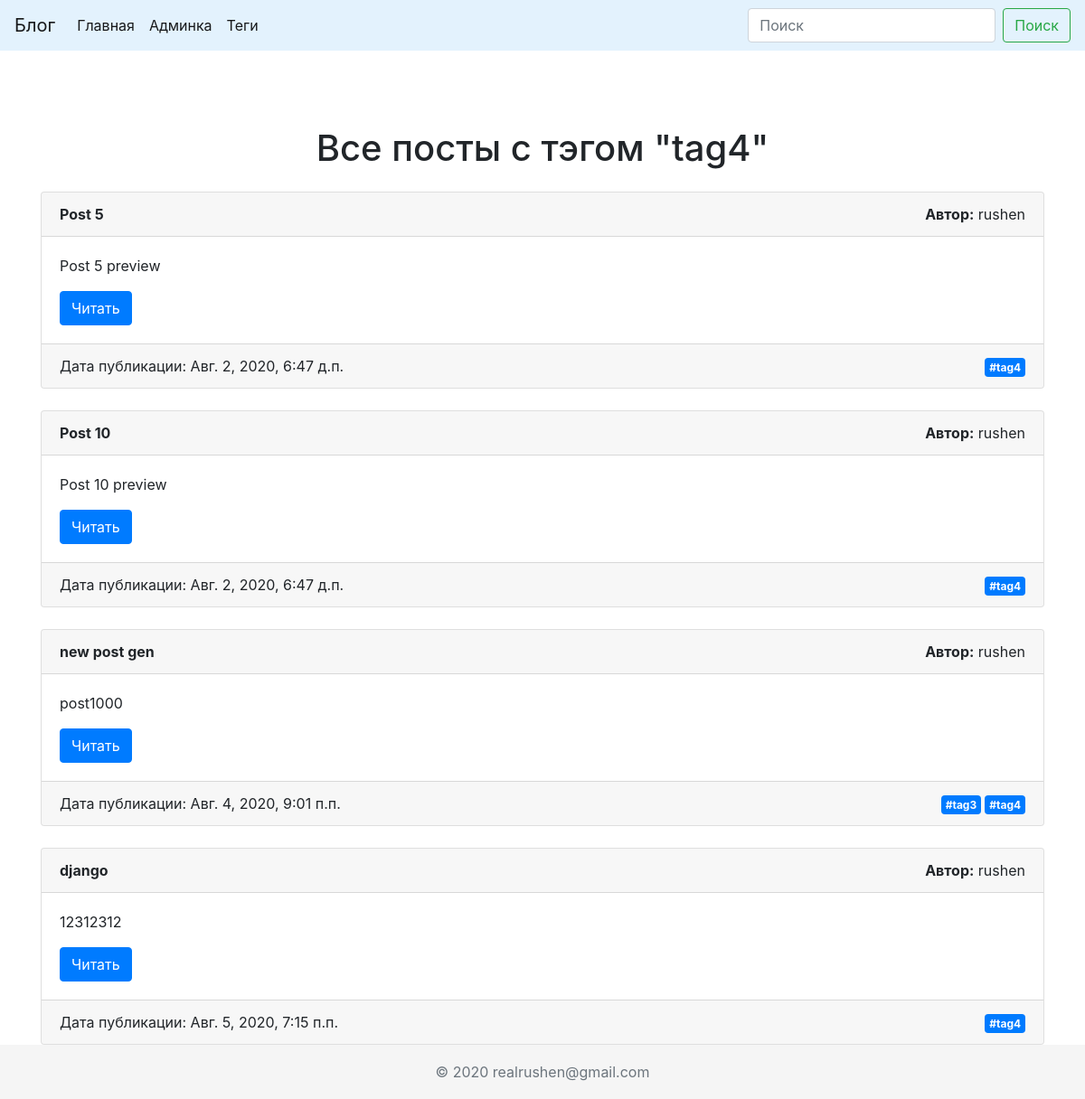
Page /tags/tag4/ on the committed database.
### blog/models.py (models this page shows, shortened)
class Tag(models.Model):
    name = models.CharField(max_length=50, db_index=True)
    slug = models.SlugField(max_length=50, unique=True)
    def get_absolute_url(self):
        return reverse('tag_posts_page_url', kwargs={'slug': self.slug})

class Post(models.Model):
    STATUS_CHOICES = (
        ('draft', 'Draft'),
        ('published', 'Published'),
    )
    title = models.CharField(max_length=100, db_index=True)
    slug = models.SlugField(db_index=True, unique=True, blank=True)
    preview_text = models.CharField(max_length=200)
    text = models.TextField(blank=False)
    published = models.DateTimeField(default=timezone.now)
    created = models.DateTimeField(auto_now_add=True)
    updated = models.DateTimeField(auto_now=True)
    tags = models.ManyToManyField(Tag, blank=True, related_name='posts')
    author = models.ForeignKey(User, on_delete=models.PROTECT)
    status = models.CharField(max_length=10, choices=STATUS_CHOICES, default='draft')
    views = models.PositiveIntegerField()
    def get_absolute_url(self):
        return reverse('post_details_url', kwargs={'slug': self.slug})
    class Meta:
        ordering = ('-published',)

### blog/views.py (the view)
# urls.py: path('tags/<str:slug>/', TagPosts.as_view(), name='tag_posts_page_url'),
class TagPosts(ObjectDetailMixin, View):
    model = Tag
    template = 'blog/tag_posts.html'

### blog/utils.py (called while the page is built)
    def get(self, request, slug):
        obj = get_object_or_404(self.model, slug__iexact=slug)
        return render(request, self.template, context={self.model.__name__.lower(): obj})

### templates/blog/tag_posts.html
{% extends 'blog/base.html' %}
{% block title %}Все посты с тэгом "{{ tag.name }}" {% endblock %}
{% block content %}
    {% for post in tag.posts.all %}
        {% include 'blog/card.html' %}
    {% endfor %}
{% endblock %}

### templates/blog/card.html
<div class="card mb-4">
    <div class="card-header">
        <div class="row">
            <div class="col-6"><b>{{ post.title }}</b></div>
            <div class="col-6 text-right"><b>Автор:</b> {{ post.author }}</div>
        </div>
    </div>
    <div class="card-body">
        <p class="card-text">{{ post.preview_text }}</p>
        <div class="d-inline text-right"><a href="{{ post.get_absolute_url }}" class="btn btn-primary">Читать</a>
        </div>
    </div>
    <div class="card-footer">
        <div class="row">
            <div class="col-6">Дата публикации: {{ post.created }}</div>
            <div class="col-6 text-right">
                {% for tag in post.tags.all %}
                    <a href="{{ tag.get_absolute_url }}"
                       class="badge badge-primary d-inline">#{{ tag.name|lower }}</a>
                {% endfor %}
            </div>
        </div>
    </div>
</div>

### static/css/custom.css (style rules this page uses)
html { position: relative; min-height: 100%; }
body { margin-bottom: 60px; }

### rows in the picture
Tag: name "tag4"
Post: title "Post 5", author "rushen", preview_text "Post 5 preview", created "Авг. 2, 2020, 6:47 д.п."
Post: title "Post 10", author "rushen", preview_text "Post 10 preview", created "Авг. 2, 2020, 6:47 д.п."
Post: title "new post gen", author "rushen", preview_text "post1000", created "Авг. 4, 2020, 9:01 п.п."
Tag: name "tag3"
Post: title "django", author "rushen", preview_text "12312312", created "Авг. 5, 2020, 7:15 п.п."
